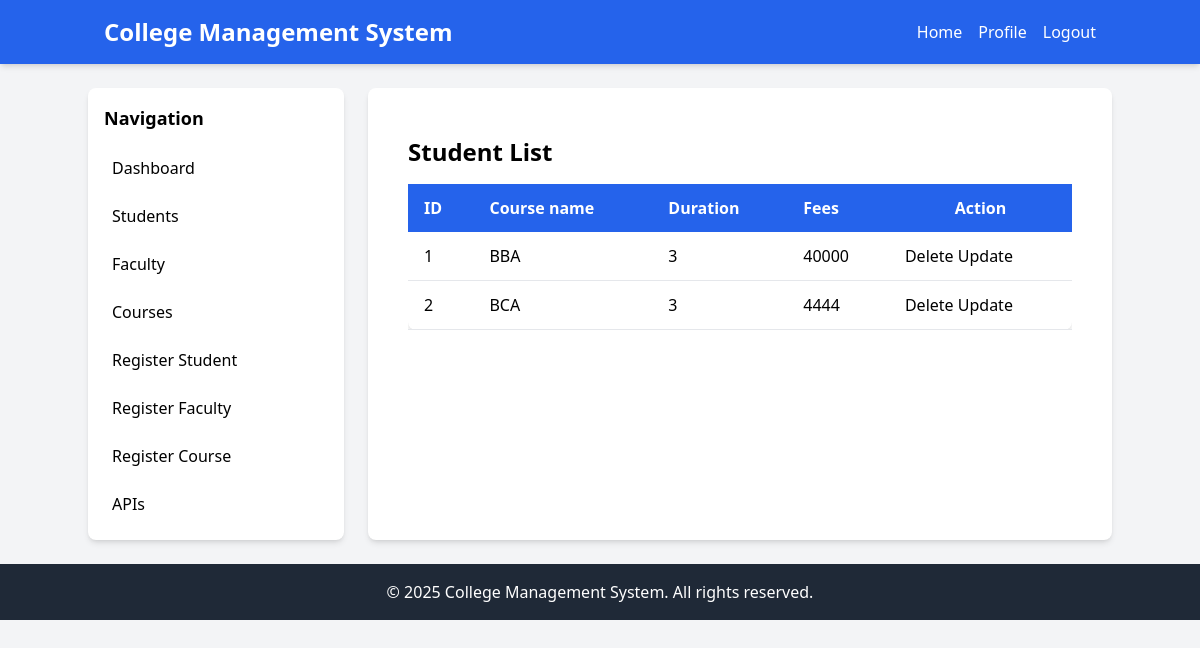
Screenshot of /course/ with the database file from the repository.
### core/models.py (models this page shows, shortened)
class BaseModel(models.Model):
    created_at = models.DateTimeField(auto_now_add=True)
    updated_at = models.DateTimeField(auto_now=True)
    class Meta:
        abstract = True

class Course(BaseModel):
    name = models.CharField(max_length=50)
    duration = models.IntegerField()
    fees = models.PositiveIntegerField(default=40000)

### core/views.py (the view)
# urls.py: path('course/',views.list_course_view,name='courses'),
def list_course_view(request):
   courses=Course.objects.all()
   return render(request,'home/course.html',{'courses':courses})

### core/templates/home/course.html
{% extends 'base.html' %}
{% block content %}
<div class="container mx-auto px-4 py-6">
    <h2 class="text-2xl font-semibold mb-4">Student List</h2>
    {% if courses %}
        <div class="overflow-x-auto">
            <table class="min-w-full bg-white shadow-md rounded-lg">
                <thead>
                    <tr class="bg-blue-600 text-white">
                        <th class="py-3 px-4 text-left">ID</th>
                        <th class="py-3 px-4 text-left">Course name</th>
                        <th class="py-3 px-4 text-left"> Duration </th>
                            <th class="py-3 px-4 text-left"> Fees </th>
                        <th class="py-3 px-4 test-left">Action</th>
                    </tr>
                </thead>
                <tbody>
                    {% for course in courses %}
                        <tr class="border-b hover:bg-gray-100">
                            <td class="py-3 px-4">{{ course.id }}</td>
                            <td class="py-3 px-4">{{ course.name }}</td>
                            <td class="py-3 px-4">{{ course.duration }}</td>
                            <td class="py-3 px-4">{{ course.fees }}</td>
                            <td class="py-3 px-4">
                                <a href="{% url 'course-delete' course.id %}">Delete</a>
                                <a href="{% url 'course-update' course.id %}">Update</a>
                            </td>
                        </tr>
                    {% endfor %}
                </tbody>
            </table>
        </div>
    {% else %}
        <p class="text-gray-600">No students found.</p>
    {% endif %}
</div>
{% endblock %}

### rows the page displays
Course: id "1", name "BBA", duration "3", fees "40000"
Course: id "2", name "BCA", duration "3", fees "4444"
